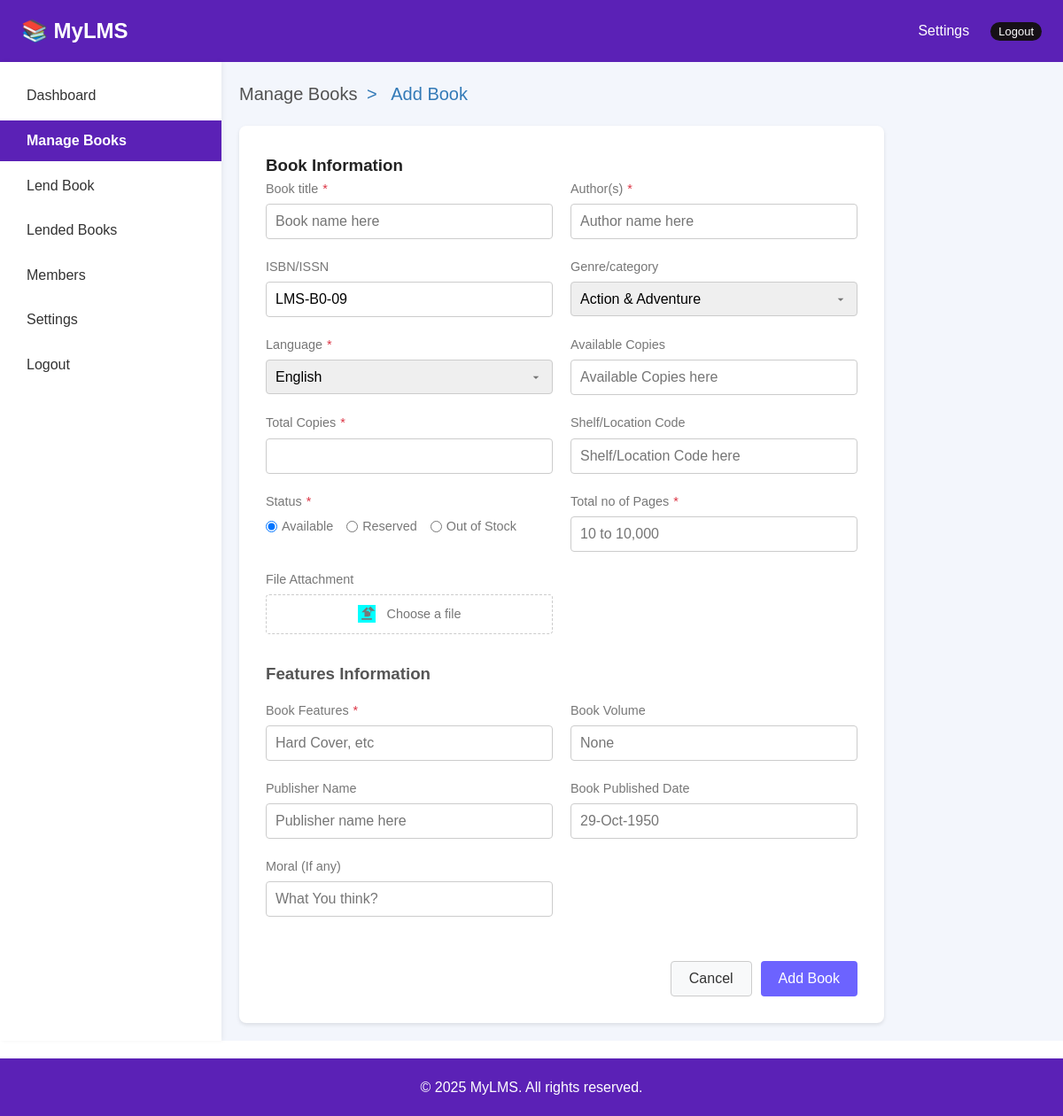
The app's page /admin/add_books.php (signed in), older data.
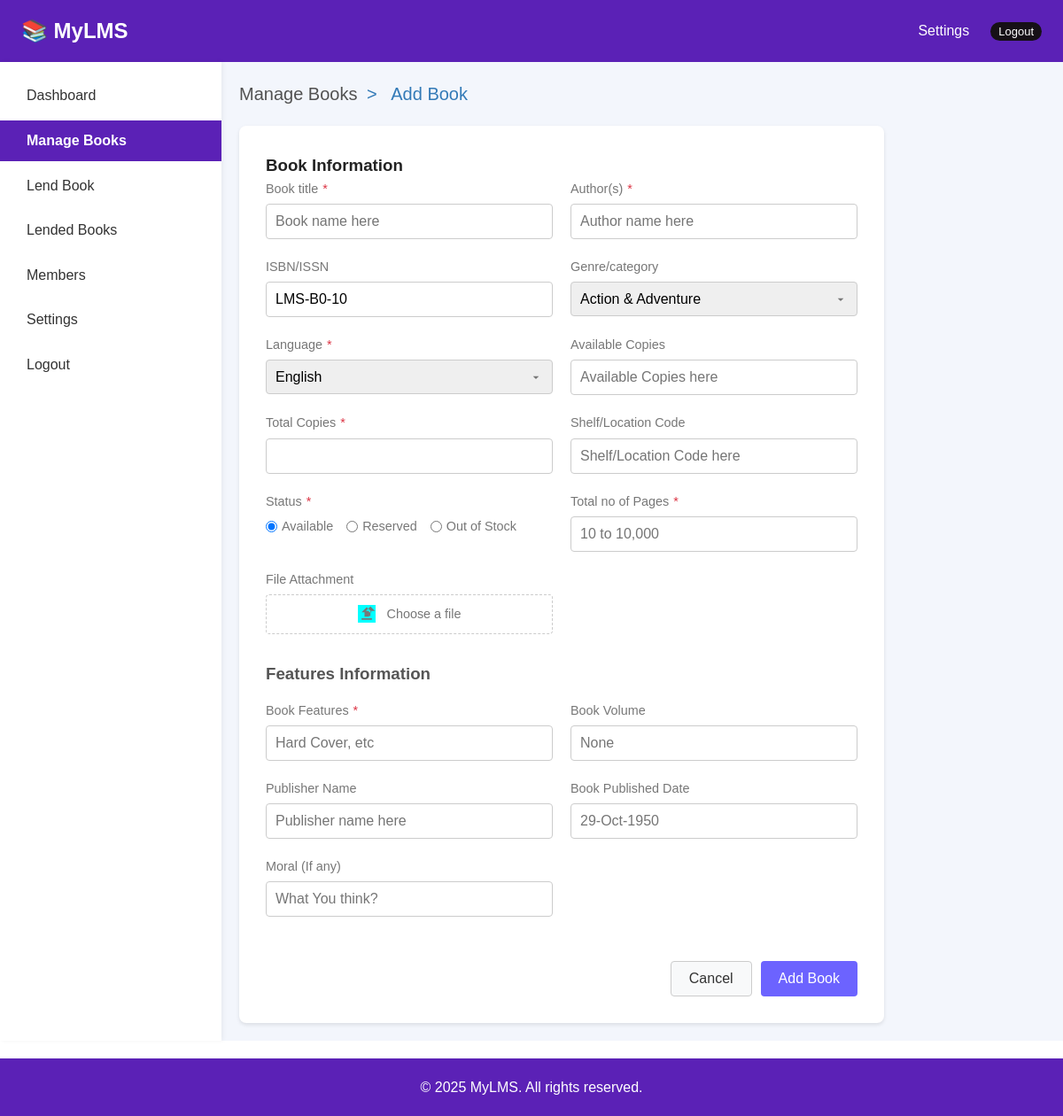
The same page, newer data.
### tables this page shows
CREATE TABLE `books` (
  `id` int NOT NULL,
  `isbn` varchar(20) NOT NULL,
  `title` varchar(255) NOT NULL,
  `author` varchar(100) DEFAULT NULL,
  `cover_image` varchar(225) DEFAULT NULL,
  `category` varchar(100) DEFAULT NULL,
  `language` varchar(50) DEFAULT NULL,
  `available_copies` int DEFAULT NULL,
  `copies` int NOT NULL DEFAULT '1',
  `shelf_code` varchar(50) DEFAULT NULL,
  `status` enum('Available','Lended','Damaged') NOT NULL DEFAULT 'Available',
  `total_pages` int DEFAULT NULL,
  `features` text,
  `volume` text,
  `created_date` datetime NOT NULL DEFAULT CURRENT_TIMESTAMP,
  `publisher_name` text,
  `published_date` date DEFAULT NULL,
  `moral` text
);

### admin/includes/utility.php (called while the page is built, shortened)
<?php
function generateISBN($conn) {
    $result = $conn->query("SELECT isbn FROM books WHERE isbn LIKE 'LMS-B0-%' ORDER BY id DESC LIMIT 1");
    if ($result && $row = $result->fetch_assoc()) {
        $lastIsbn = $row['isbn'];
        $numberPart = intval(str_replace('LMS-B0-', '', $lastIsbn));
        $nextNumber = $numberPart + 1;
    } else {
        $nextNumber = 1;
    }
    return 'LMS-B0-' . str_pad($nextNumber, 2, '0', STR_PAD_LEFT);
}
?>

### admin/add_books.php (the view, shortened to what the changed rows need)
<?php
require_once '../includes/db.php';
require_once 'includes/utility.php';
$autoISBN = generateISBN($conn);
?>
<!DOCTYPE html>
<html lang="en">
<head>
    <link rel="stylesheet" href="../assets/css/style.css">
    <link rel="stylesheet" href="assets/css/admin.css">
    <link rel="stylesheet" href="assets/css/form.css">
    <link rel="stylesheet" href="https://cdn.jsdelivr.net/npm/flatpickr/dist/flatpickr.min.css">
</head>
<body>
    <div class="body">
        <main class="main">
            <div class="container">
                    <form action="actions/add_book_action.php" method="post" enctype="multipart/form-data">
                        <div class="form-section">
                            <div class="form-grid">
                                <div class="form-group">
                                    <label for="isbn">ISBN/ISSN</label>
                                    <input type="text" name="isbn" id="isbn" placeholder="ISBN here" value="<?= htmlspecialchars($autoISBN) ?>" readonly>
                                </div>
                            </div>
                        </div>
                    </form>
            </div>
        </main>
    </div>
</body>
</html>

Row changes from the older to the newer data that the page shows:
no longer on this page (row unchanged): books: isbn "LMS-B0-09"
added books: isbn "LMS-B0-10"
